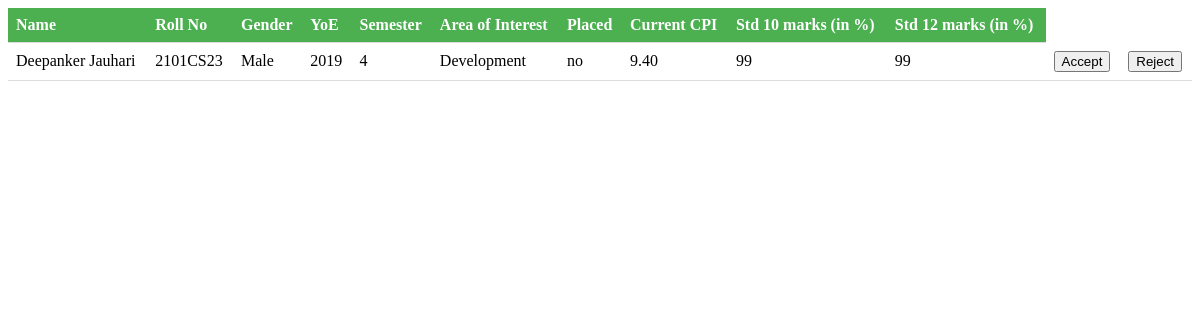
Page /job_info.php?jobcode=OMZXZBhP on the committed database.
### tables this page shows
CREATE TABLE `applied` (
  `studentrollno` varchar(100) NOT NULL,
  `jobcode` varchar(50) NOT NULL
);

CREATE TABLE `student` (
  `Email` varchar(100) DEFAULT NULL,
  `Password` varchar(100) DEFAULT NULL,
  `Name` varchar(100) DEFAULT NULL,
  `RollNo` varchar(8) DEFAULT NULL,
  `Gender` varchar(100) DEFAULT NULL,
  `YoE` int(11) DEFAULT NULL,
  `Semester` int(11) DEFAULT NULL,
  `Specialization` varchar(100) DEFAULT NULL,
  `AoI` varchar(100) DEFAULT NULL,
  `Placed` varchar(100) DEFAULT '0',
  `isVerified` int(11) NOT NULL DEFAULT 0,
  `Transcript` longtext DEFAULT NULL
);

CREATE TABLE `marks` (
  `RollNo` varchar(100) DEFAULT NULL,
  `Std10` int(11) DEFAULT NULL,
  `Std12` int(11) DEFAULT NULL,
  `CPI` decimal(4,2) DEFAULT NULL
);

### job_info.php (the view, shortened to what this page needs)
<?php
require 'config.php';
$jobcode = $_GET["jobcode"];
$sql= "select * from applied where jobcode = '$jobcode'";
$result = mysqli_query($conn, $sql);
?>
<!DOCTYPE html>
<html>
<head>
</head>
<body>
    <table>
        <thead>
            <tr>
                <th>Name</th>
                <th>Roll No</th>
                <th>Gender</th>
                <th>YoE</th>
                <th>Semester</th>
                <th>Area of Interest</th>
                <th>Placed</th>
                <th>Current CPI</th>
                <th>Std 10 marks (in %)</th>
                <th>Std 12 marks (in %)</th>
            </tr>
        </thead>
        <tbody>
            <?php
            while ($row = mysqli_fetch_assoc($result)) {
                $temproll = $row["studentrollno"];
                $sqltemp = "select * from student where RollNo = '$temproll'";
                $restemp = mysqli_query($conn, $sqltemp);
                $rowtemp = mysqli_fetch_assoc($restemp);
                $sqltemp1 = "select * from marks where RollNo = '$temproll'";
                $restemp1 = mysqli_query($conn, $sqltemp1);
                $rowtemp1 = mysqli_fetch_assoc($restemp1);
                echo "<tr>";
                echo "<td>" . $rowtemp["Name"] . "</td>";
                echo "<td>" . $rowtemp["RollNo"] . "</td>";
                echo "<td>" . $rowtemp["Gender"] . "</td>";
                echo "<td>" . $rowtemp["YoE"] . "</td>";
                echo "<td>" . $rowtemp["Semester"] . "</td>";
                echo "<td>" . $rowtemp["AoI"] . "</td>";
                echo "<td>" . $rowtemp["Placed"] . "</td>";
                echo "<td>" . $rowtemp1["CPI"] . "</td>";
                echo "<td>" . $rowtemp1["Std10"] . "</td>";
                echo "<td>" . $rowtemp1["Std12"] . "</td>";
                echo "<td><button onclick='acceptapplicant(\"$temproll\" , \"$jobcode\")'>Accept</button></td>";
                echo "<td><button onclick='rejectapplicant(\"$temproll\" , \"$jobcode\")'>Reject</button></td>";
            }
            ?>
        </tbody>
    </table>
</body>
</html>

### job_info.php (style rules this page uses)
table { border-collapse: collapse; width: 100%; }
th, td { text-align: left; padding: 8px; border-bottom: 1px solid #ddd; }
th { background-color: #4CAF50; color: white; }

### rows in the picture
applied: student.Name "Deepanker Jauhari", student.RollNo "2101CS23", student.Gender "Male", student.YoE "2019", student.Semester "4", student.AoI "Development", student.Placed "no", marks.CPI "9.40", marks.Std10 "99", marks.Std12 "99"
